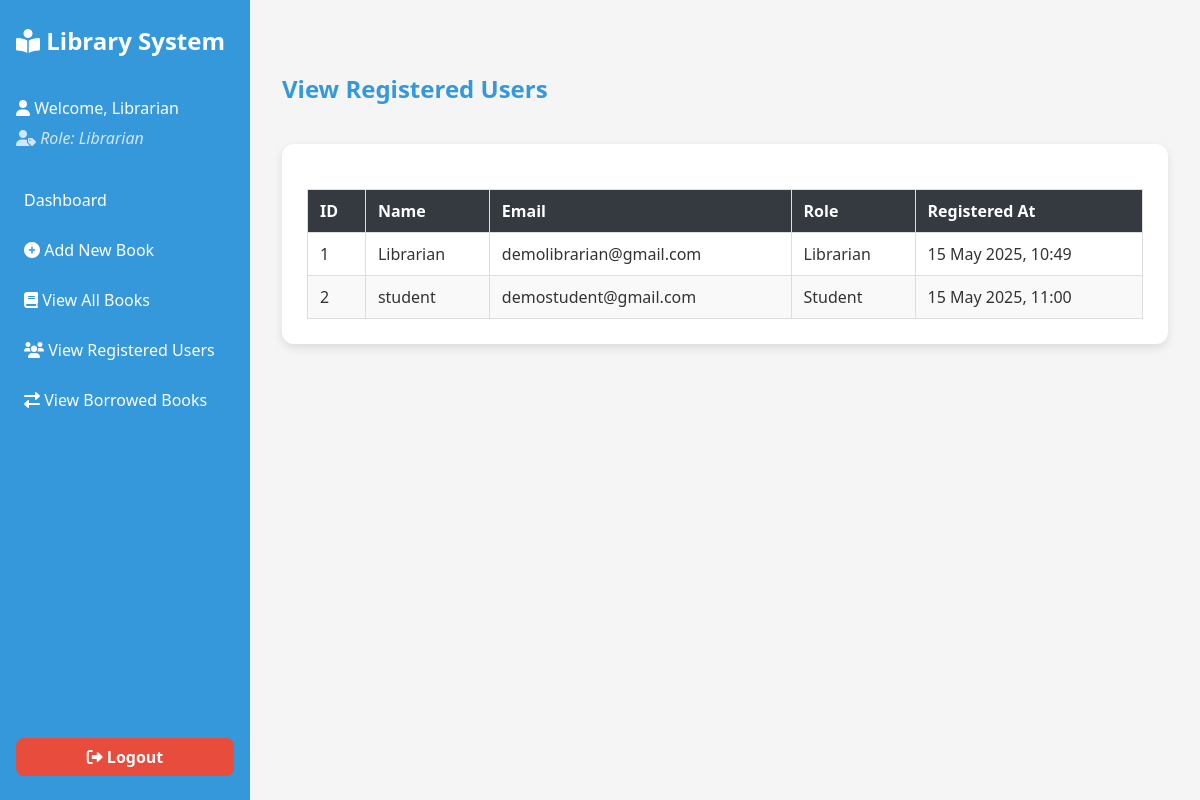
Screenshot of /view_users.php (signed in) with the database file from the repository.
### tables this page shows
CREATE TABLE `users` (
  `id` int(11) NOT NULL,
  `name` varchar(100) NOT NULL,
  `email` varchar(100) NOT NULL,
  `password` varchar(255) NOT NULL,
  `role` enum('librarian','student') NOT NULL,
  `created_at` timestamp NOT NULL DEFAULT current_timestamp()
);

### view_users.php (the view, shortened to what this page needs)
<?php
require 'db.php';
$result = $conn->query("SELECT id, name, email, role, created_at FROM users ORDER BY created_at ASC");
?>
<!DOCTYPE html>
<html lang="en">
<head>
    <link rel="stylesheet" href="https://cdnjs.cloudflare.com/ajax/libs/font-awesome/6.0.0/css/all.min.css">
    <link rel="stylesheet" href="css/style.css">
</head>
<body>
    <div class="dashboard-container">
        <?php include 'partials/sidebar.php'; ?>
        <main class="main-content">
            <div class="heading-row">
                <h2>View Registered Users</h2>
            </div>
            <div class="card">
                <?php if ($result->num_rows > 0): ?>
                    <table class="book-table">
                        <thead>
                            <tr>
                                <th>ID</th>
                                <th>Name</th>
                                <th>Email</th>
                                <th>Role</th>
                                <th>Registered At</th>
                            </tr>
                        </thead>
                        <tbody>
                            <?php while ($user = $result->fetch_assoc()): ?>
                                <tr>
                                    <td><?= $user['id'] ?></td>
                                    <td><?= htmlspecialchars($user['name']) ?></td>
                                    <td><?= htmlspecialchars($user['email']) ?></td>
                                    <td><?= ucfirst($user['role']) ?></td>
                                    <td><?= date('d M Y, H:i', strtotime($user['created_at'])) ?></td>
                                </tr>
                            <?php endwhile; ?>
                        </tbody>
                    </table>
                <?php else: ?>
                    <p>No registered users found.</p>
                <?php endif; ?>
            </div>
        </main>
    </div>
</body>
</html>

### css/style.css (style rules this page uses)
:root { --primary-color: #3498db; --secondary-color: #2980b9; --danger-color: #dd0000; --danger-sec-color: #c50000; --error-color: #e74c3c; --success-color: #2ecc71; --text-color: #333; --light-gray: #f5f5f5; --border-radius: 8px; --box-shadow: 0 4px 6px rgba(0, 0, 0, 0.1); }
* { margin: 0; padding: 0; box-sizing: border-box; font-family: 'Segoe UI', Tahoma, Geneva, Verdana, sans-serif; }
body { background-color: var(--light-gray); display: flex; justify-content: center; align-items: center; min-height: 100vh; color: var(--text-color); background-image: linear-gradient(135deg, #f5f7fa 0%, #a6c4f3 100%); }
h2 { margin-bottom: 1.5rem; color: var(--primary-color); }
.dashboard-container { display: flex; height: 100vh; width: 100%; overflow: hidden; }
.main-content { flex: 1; padding: 2rem; background-color: var(--light-gray); overflow-y: auto; }
.book-table { width: 100%; border-collapse: collapse; margin-top: 20px; }
.book-table th, .book-table td { border: 1px solid #ddd; padding: 10px 12px; text-align: left; }
.book-table th { background-color: #343a40; color: #fff; }
.book-table tr:nth-child(even) { background-color: #f9f9f9; }
.heading-row { margin-top: 40px; display: flex; justify-content: space-between; align-items: center; margin-bottom: 15px; }
.card { background: #ffffff; padding: 20px; border-radius: 10px; box-shadow: 0 0 10px rgba(0, 0, 0, 0.1); }
.card { flex: 1 1 calc(33.333% - 20px); background: #ffffff; border-radius: 12px; box-shadow: 0 4px 10px rgba(0, 0, 0, 0.1); padding: 25px; text-align: center; transition: transform 0.3s ease; }

### rows the page displays
users: id "1", name "Librarian", email "demolibrarian@gmail.com", role "Librarian", created_at "15 May 2025, 10:49"
users: id "2", name "student", email "demostudent@gmail.com", role "Student", created_at "15 May 2025, 11:00"

### other values shown
$name "Librarian"
$role "Librarian"
